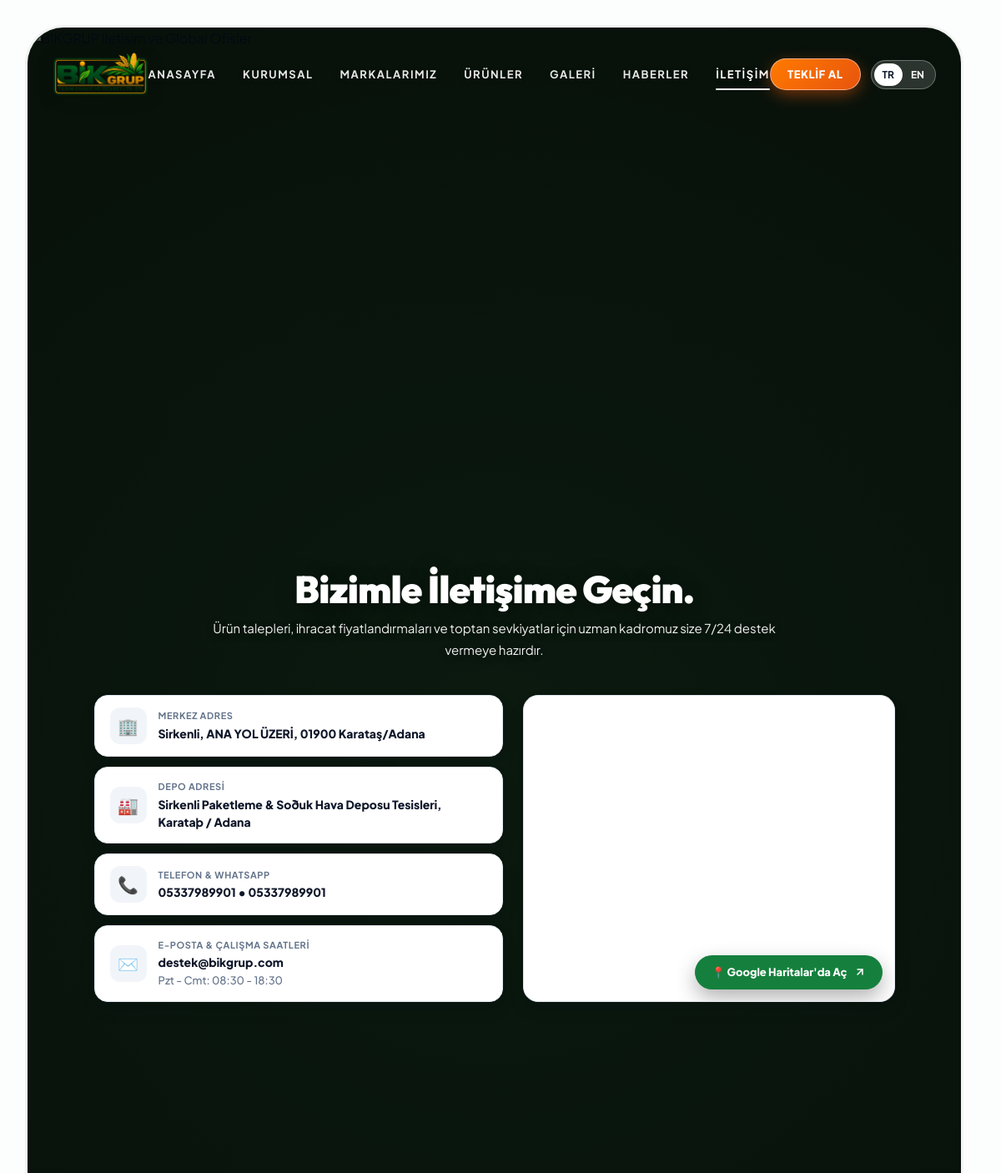
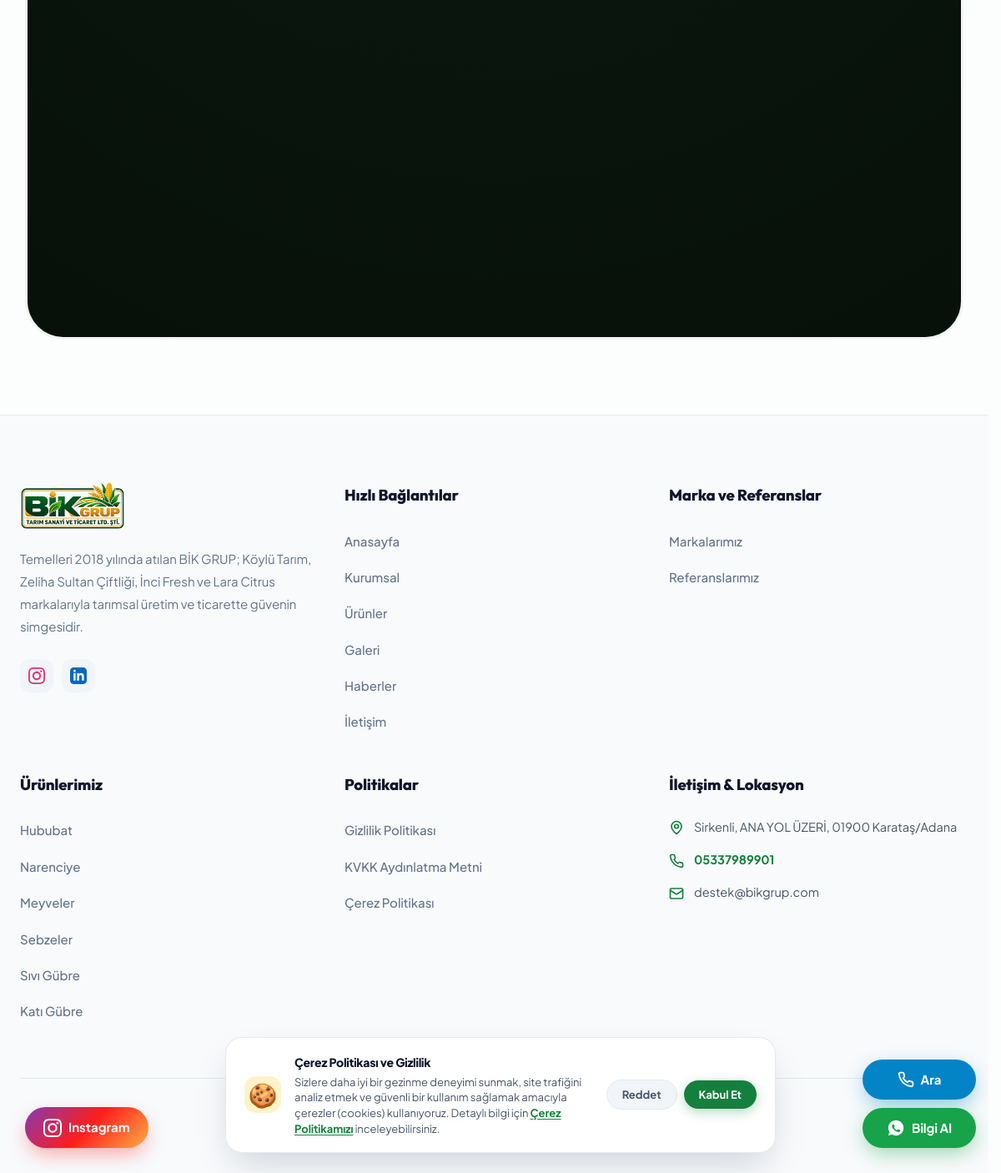
Screenshot of /iletisim with the database file from the repository (2 pictures, top to bottom).
### tables this page shows
CREATE TABLE `page_sections` (
  `id` int(11) NOT NULL AUTO_INCREMENT,
  `page_key` varchar(50) NOT NULL COMMENT 'home, about, contact',
  `section_key` varchar(80) NOT NULL,
  `title_tr` varchar(255) NOT NULL,
  `title_en` varchar(255) DEFAULT NULL,
  `subtitle_tr` varchar(255) DEFAULT NULL,
  `subtitle_en` varchar(255) DEFAULT NULL,
  `body_tr` longtext DEFAULT NULL,
  `body_en` longtext DEFAULT NULL,
  `extra_json` longtext DEFAULT NULL CHECK (json_valid(`extra_json`)),
  `updated_at` timestamp NOT NULL DEFAULT current_timestamp() ON UPDATE current_timestamp(),
  PRIMARY KEY (`id`),
  UNIQUE KEY `section_key` (`section_key`)
);

### views/pages/contact.php (the view, shortened to what the rows shown need)
<?php
$currentLang = Lang::current();
$contactHero = PageSection::get('contact_hero') ?? [];
?>
<section class="adler-hero-viewport" style="min-height: calc(100vh - 40px); margin-bottom: 0;">
    <div class="adler-contour-frame frame-centered">
        <div class="adler-inner-center-hero" style="max-width: 1040px; padding: 15px 20px 5px;">
            <h1 class="adler-inner-mega-title" style="margin-bottom: 8px; font-size: clamp(28px, 3.8vw, 48px);">
                <?= !empty($contactHero['title_' . $currentLang]) ? nl2br(htmlspecialchars($contactHero['title_' . $currentLang])) : (!empty($contactHero['title_tr']) ? nl2br(htmlspecialchars($contactHero['title_tr'])) : ($currentLang === 'en' ? 'Connect With Us.' : 'Bizimle İletişime Geçin.')) ?>
            </h1>
            <p class="adler-inner-desc" style="margin-bottom: 16px; font-size: 15px; max-width: 680px;">
                <?= htmlspecialchars($contactHero['body_' . $currentLang] ?? ($contactHero['body_tr'] ?? ($currentLang === 'en'
                    ? 'Get in touch with our expert trade team anytime for fresh produce sourcing, export partnership, or facility visits.'
                    : 'Taze ürün tedariği, ihracat ortaklığı veya tesis ziyaretleri için uzman ekibimizle dilediğiniz zaman iletişime geçebilirsiniz.'))) ?>
            </p>
            <div class="contact-hero-dashboard">
                <div class="contact-cards-stack">
                </div>
                <div class="contact-map-box" style="position: relative;">
                </div>
            </div>
        </div>
    </div>
</section>

### views/layouts/footer.php (shortened to what the rows shown need)
<?php
$currentLang = Lang::current();
$instagram = trim(Settings::get('social_instagram', ''));
$facebook  = trim(Settings::get('social_facebook', ''));
$youtube   = trim(Settings::get('social_youtube', ''));
$linkedin  = trim(Settings::get('social_linkedin', ''));
$twitter   = trim(Settings::get('social_x', ''));
$footerSec = PageSection::get('footer_main') ?? [];
$siteLogo = Settings::get('site_logo', '');
$siteLogoText = Settings::get('site_logo_text', 'BİK GRUP');
?>
    <footer class="footer-creative">
        <div class="container">
            <div class="footer-grid footer-grid-6col">
                <div class="footer-col-brand">
                    <a href="<?= BASE_URL ?>/" class="bik-logo" style="margin-bottom: 20px;">
                        <?php if (!empty($siteLogo) && file_exists(UPLOADS_PATH . '/' . $siteLogo)): ?>
                            <img src="<?= BASE_URL ?>/public/images/<?= htmlspecialchars($siteLogo) ?>" alt="<?= htmlspecialchars($siteLogoText) ?>" style="max-height: 58px; width: auto; object-fit: contain;">
                        <?php else: ?>
                            <span class="logo-leaf-icon">🌿</span>
                            <span class="logo-brand"><span class="bold">BİK</span><span class="accent">GRUP</span></span>
                        <?php endif; ?>
                    </a>
                    <p style="color: #64748b; font-size: 15px; line-height: 1.8; margin-bottom: 26px; max-width: 360px;">
                        <?= !empty($footerSec['body_' . $currentLang]) ? nl2br(htmlspecialchars($footerSec['body_' . $currentLang])) : ($currentLang === 'en' ? __('footer_about_text') : (!empty($footerSec['body_tr']) ? nl2br(htmlspecialchars($footerSec['body_tr'])) : __('footer_about_text'))) ?>
                    </p>
                    <?php if (!empty($instagram) || !empty($facebook) || !empty($youtube) || !empty($linkedin) || !empty($twitter)): ?>
                    <div style="display: flex; gap: 10px; flex-wrap: wrap; margin-bottom: 20px;">
                        <?php if (!empty($instagram) && $instagram !== '#'): ?>
                            <a href="<?= htmlspecialchars($instagram) ?>" target="_blank" rel="noopener noreferrer" style="display:inline-flex; align-items:center; justify-content:center; width:40px; height:40px; border-radius:12px; background:#f1f5f9; color:#e1306c; transition:all 0.2s;" title="Instagram">
                            </a>
                        <?php endif; ?>
                        <?php if (!empty($linkedin) && $linkedin !== '#'): ?>
                            <a href="<?= htmlspecialchars($linkedin) ?>" target="_blank" rel="noopener noreferrer" style="display:inline-flex; align-items:center; justify-content:center; width:40px; height:40px; border-radius:12px; background:#f1f5f9; color:#0a66c2; transition:all 0.2s;" title="LinkedIn">
                            </a>
                        <?php endif; ?>
                    </div>
                    <?php endif; ?>
                </div>
            </div>
        </div>
    </footer>
</body>
</html>

### rows the page displays
page_sections: title_tr "Bizimle İletişime Geçin.", body_tr "Ürün talepleri, ihracat fiyatlandırmaları ve toptan sevkiyatlar için uzman kadromuz size 7/24 destek vermeye hazırdır."
page_sections: body_tr "Temelleri 2018 yılında atılan BİK GRUP; Köylü Tarım, Zeliha Sultan Çiftliği, İnci Fresh ve Lara Citrus markalarıyla tarımsal üretim ve ticarette güvenin simgesidir."

### other values shown
__('nav_home') "ANASAYFA"
__('nav_about') "KURUMSAL"
__('nav_brands', 'Markalarımız') "MARKALARIMIZ"
__('nav_products') "ÜRÜNLER"
__('nav_blog') "HABERLER"
__('nav_contact') "İLETIŞIM"
$mainAddress "Sirkenli, ANA YOL ÜZERİ, 01900 Karataş/Adana"
$warehouseAddress "Sirkenli Paketleme & Soðuk Hava Deposu Tesisleri, Karataþ / Adana"
$phone "05337989901"
$whatsapp "05337989901"
$email "destek@bikgrup.com"
__('nav_home') "Anasayfa"
__('nav_about') "Kurumsal"
__('nav_products') "Ürünler"
__('nav_blog') "Haberler"
